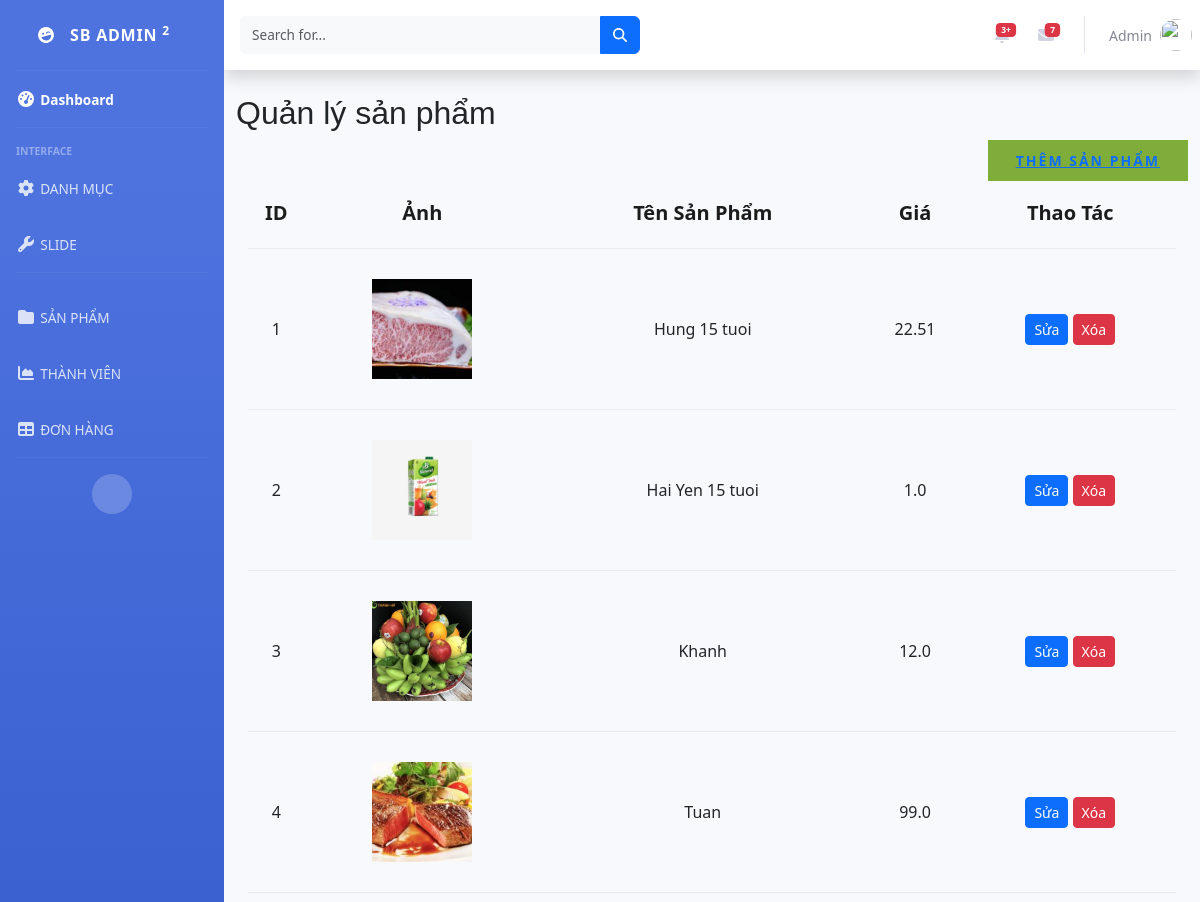
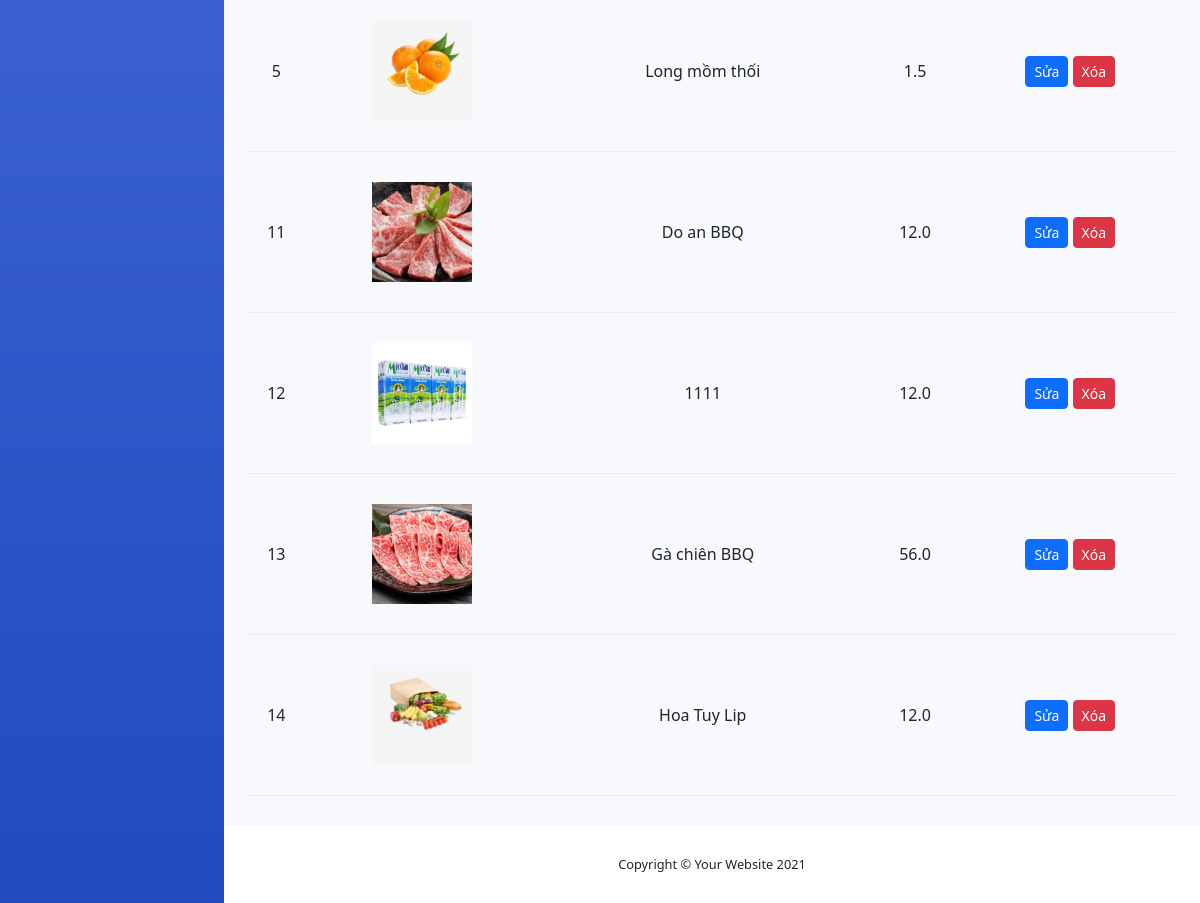
Page /manageProduct/ on the committed database (2 pictures, top to bottom).
### app/models.py (models this page shows, shortened)
class Product(models.Model):
    name = models.CharField(max_length=200, null=True)
    category = models.ManyToManyField(Category, related_name='product_category')
    price = models.FloatField()
    describe = models.CharField(max_length=300, null=True)
    digital = models.BooleanField(default=False, null=True, blank=False)
    image = models.ImageField(null=True, blank=True)
    @property
    def ImageURL(self):
        try:
            url = self.image.url
        except:
            url = ''
        return url

### app/views.py (the view)
# urls.py: path('manageProduct/', views.manageProduct, name="manageProduct"),
def manageProduct(request):
    products = Product.objects.all()
    form = AddProduct()
    context = {'products': products}
    return render(request, 'admin/managementProduct.html', context)

### app/templates/admin/managementProduct.html
{% extends 'admin/manage.html' %}
{% load static %}
{% block blog-product %}
    <div class="container mt-4">
       <h2>Quản lý sản phẩm</h2>
    <div class="text-right mb-3">
       <button style="border: none;" class="primary-btn" data-toggle="modal" ><a href="{% url 'addProduct' %}">Thêm sản phẩm</a></button>
  </div>
  <section class="mt-3">
        <div class="container">
            <div class="row">
                <div class="col-lg-12">
                    <div class="shoping__cart__table">
                        <table>
                            <thead>
                                <tr>
                                    <th>ID</th>
                                    <th>Ảnh</th>
                                    <th>Tên Sản Phẩm</th>
                                    <th>Giá</th>
                                    <th>Thao Tác</th>
                                </tr>
                            </thead>
                            <tbody>
                                {% for product in products %}
                                <tr>
                                    <td>
                                        {{ product.id }}
                                    </td>
                                    <td>
                                        <img style="height: 100px" src="{{ product.ImageURL }}" alt="">
                                    </td>
                                    <td>
                                        {{ product.name }}
                                    </td>
                                    <td>
                                        {{ product.price }}
                                    </td>
                                    <td>
                                        <a href="#" class="btn btn-primary btn-sm">Sửa</a>
                                        <a href="#" class="btn btn-danger btn-sm">Xóa</a>
                                    </td>
                                </tr>
                                {% endfor %}
                            </tbody>
                        </table>
                    </div>
                </div>
            </div>
        </div>
    </section>
</div>
{% endblock blog-product %}

### app/static/app/css/style.css (style rules this page uses)
html, body { height: 100%; font-family: "Cairo", sans-serif; -webkit-font-smoothing: antialiased; font-smoothing: antialiased; }
h1, h2, h3, h4, h5, h6 { margin: 0; color: #111111; font-weight: 400; font-family: "Cairo", sans-serif; }
h2 { font-size: 36px; }
img { max-width: 100%; }
.primary-btn { display: inline-block; font-size: 14px; padding: 10px 28px 10px; color: #ffffff; text-transform: uppercase; font-weight: 700; background: #7fad39; letter-spacing: 2px; }
.shoping__cart__table { margin-bottom: 30px; }
.shoping__cart__table table { width: 100%; text-align: center; }
.shoping__cart__table table thead tr { border-bottom: 1px solid #ebebeb; }
.shoping__cart__table table thead th { font-size: 20px; font-weight: 700; color: #1c1c1c; padding-bottom: 20px; }
.shoping__cart__table table tbody tr td { padding-top: 30px; padding-bottom: 30px; border-bottom: 1px solid #ebebeb; }
@media only screen and (min-width: 1200px) { .container { max-width: 1170px; } }

### rows in the picture
Product: id "1", ImageURL (picture), name "Hung 15 tuoi", price "22.51"
Product: id "2", ImageURL (picture), name "Hai Yen 15 tuoi", price "1.0"
Product: id "3", ImageURL (picture), name "Khanh", price "12.0"
Product: id "4", ImageURL (picture), name "Tuan", price "99.0"
Product: id "5", ImageURL (picture), name "Long mồm thối", price "1.5"
Product: id "11", ImageURL (picture), name "Do an BBQ", price "12.0"
Product: id "12", ImageURL (picture), name "1111", price "12.0"
Product: id "13", ImageURL (picture), name "Gà chiên BBQ", price "56.0"
Product: id "14", ImageURL (picture), name "Hoa Tuy Lip", price "12.0"
